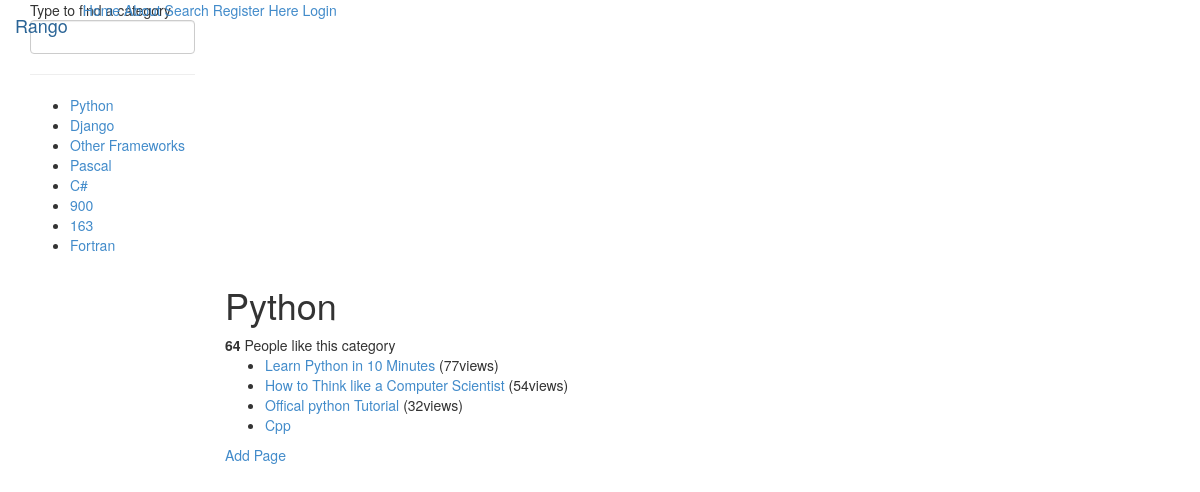
/rango/category/python/, run on an earlier commit of the app's database.
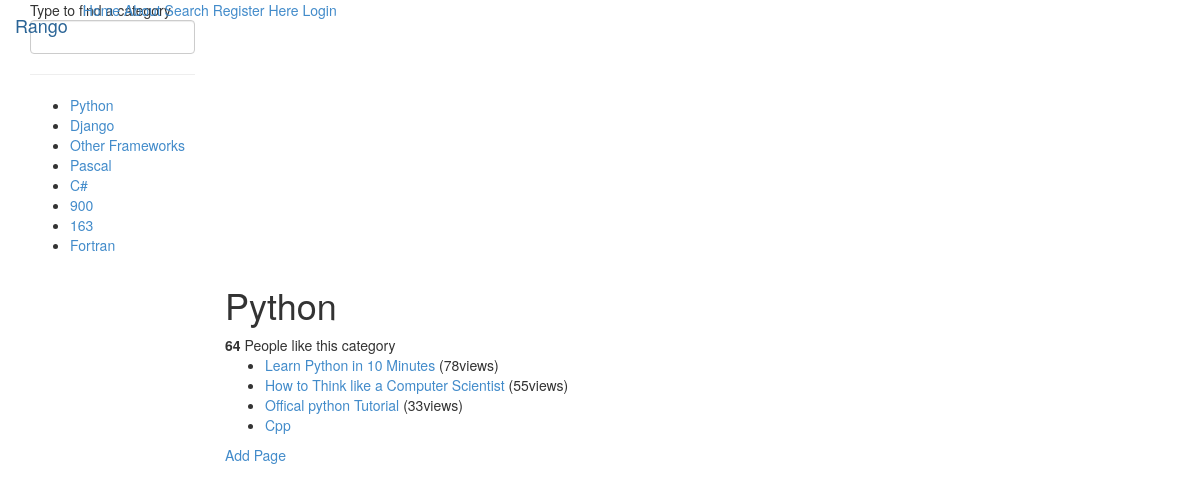
And on a later commit of the database.
### rango/models.py (models this page shows, shortened)
class Category(models.Model):
    maxlength = 128
    name = models.CharField(max_length=maxlength, unique=True)
    views = models.IntegerField(default=0)
    likes = models.IntegerField(default=0)
    slug = models.SlugField(unique=True)
    class Meta:
        verbose_name_plural = "Categories"

class Page(models.Model):
    maxlength = 128
    category = models.ForeignKey(Category)
    title = models.CharField(max_length=maxlength)
    url = models.URLField()
    views = models.IntegerField(default=0)

### rango/views.py (the view)
def show_category(request, category_name_slug):
    context_dict = {}
    try:
        category = Category.objects.get(slug=category_name_slug)
        pages = Page.objects.filter(category=category).order_by('-views')
        context_dict['pages'] = pages
        context_dict['category'] = category
    except:
        context_dict['category'] = None
        context_dict['pages'] = None
    return render(request, 'rango/category.html', context_dict)

### rango/templatetags/rango_template_tags.py (called while the page is built)
@register.inclusion_tag('rango/cats.html')#注册tag
def get_category_list(cat=None):
    return {'cats': Category.objects.all(),'act_cat':cat}

### templates/rango/category.html (shortened to what this page needs)
{% extends 'rango/base.html' %}
{% load staticfiles %}
{% block body_block %}
    {% if category %}
        <h1>{{ category.name }}</h1>
        <div>
            <strong id="like_count">{{ category.likes }}</strong> People like this category
        </div>
        {% if pages %}
            <ul>
                {% for page in pages %}
                    <li><a href="{% url 'rango:goto' %}?page_id={{ page.id }}">{{ page.title }}</a>
                        {% if page.views > 1 %}
                            ({{ page.views }}views)
                        {% elif page.views == 1 %}
                            ({{ page.views }} view)
                        {% endif %}
                    </li>
                {% endfor %}
            </ul>
        {% else %}
            <strong>No pages currently in category.</strong>
        {% endif %}
        <a href="{% url 'rango:add_page' category.slug %}">Add Page</a><br/>
    {% else %}
        The specified category does not exist!
    {% endif %}
{% endblock %}

### templates/rango/base.html (shortened to what this page needs)
<!DOCTYPE html>
{% load staticfiles %}
{% load rango_template_tags %}
<html lang="en">
<head>
    <link href="http://v4-alpha.getbootstrap.com/dist/css/bootstrap.min.css" rel="stylesheet">
    <link href="http://v4-alpha.getbootstrap.com/examples/dashboard/dashboard.css" rel="stylesheet">
</head>
<body>
<nav class="navbar navbar-dark navbar-fixed-top bg-inverse">
    <a class="navbar-brand" href="/rango/">Rango</a>
    <div id="navbar">
        <nav class="nav navbar-nav pull-xs-left">
            <a class="nav-item navbar-link" href="{% url 'rango:index' %}">Home</a>
            <a class="nav-item navbar-link" href="{% url 'rango:about' %}">About</a>
            <a class="nav-item navbar-link" href="{% url 'rango:search' %}">Search</a>
            {% if user.is_authenticated %}
                <a class="nav-item navbar-link" href="{% url 'rango:add_category' %}">Add a Category</a>
                <a class="nav-item navbar-link" href="{% url 'auth_logout' %}">Logout</a>
                <a class="nav-item navbar-link" href="{% url 'rango:profile' user.username %}">Profile</a>
                <a class="nav-item navbar-link" href="{% url 'rango:list_profile' %}">List Profile</a>
            {% else %}
                <a class="nav-item navbar-link" href="{% url 'registration_register' %}">Register Here</a>
                <a class="nav-item navbar-link" href="{% url 'auth_login' %}">Login</a>
            {% endif %}
        </nav>
    </div>
</nav>
<div class="container">
    <div class="row">
        <div class="col-sm-3 col-md-2 sidebar">
            <ul class="nav nav-list">
                <li class="navbar-header">Type to find a category</li>
                <form>
                    <li>
                        <input class="search-query form-control" type="text" name="suggestion" value=""
                               id="suggestion"/>
                    </li>
                </form>
            </ul>
            <hr>
            <div id="cats">
                <div id="cate">
                    {% block  sidebar_block %}
                        {% get_category_list %}
                    {% endblock %}
                </div>
            </div>
        </div>
        <div class="col-sm-9 col-sm-offset-3 col-md-10 col-md-offset-2 main">
            {% block body_block %} {% endblock %}
        </div>
    </div>
</div>
</body>
</html>

### templates/rango/cats.html
{% block sidebar_block %}
    <ul>
        {% if cats %}
            {% for c in cats %}
                {% if c == act_cat %}
                    <strong>
                        <li><a href="{% url 'rango:show_category' c.slug %}">{{ c.name }}</a></li>
                    </strong>
                {% else %}
                    <li><a href="{% url 'rango:show_category' c.slug %}">{{ c.name }}</a></li>
                {% endif %}
            {% endfor %}
        {% else %}
            <li><strong>There are no categories present.</strong></li>
        {% endif %}
    </ul>
{% endblock %}

What changed in the data, as far as the page shows it:
changed Page "Learn Python in 10 Minutes": views "77" → "78"
changed Page "How to Think like a Computer Scientist": views "54" → "55"
changed Page "Offical python Tutorial": views "32" → "33"
